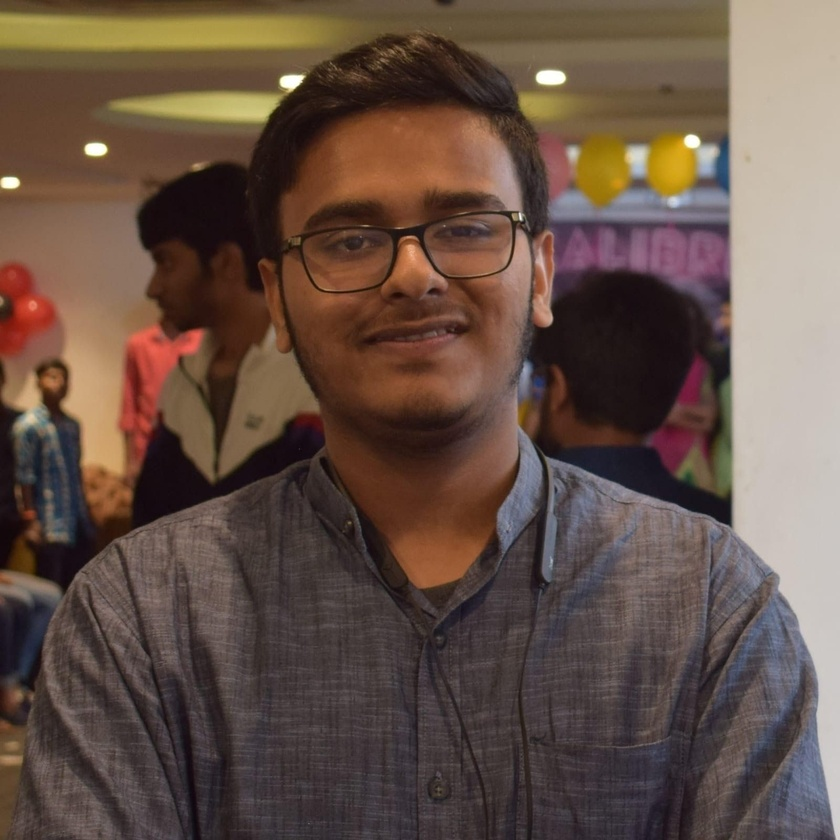
#> input picture rayan.jpg, 840 x 840 px, shrunk from 1600 x 1600 before the run
$ python opcv2.py
#> lines starting #> are read from the running program, lines starting #| are printed output that depends on the picture
import cv2

img = cv2.imread('rayan.jpg')
#> img is the input picture: shape (840, 840, 3); mean B, G, R 70.6, 81.1, 101
gray = cv2.imread('rayan.jpg',cv2.IMREAD_GRAYSCALE)
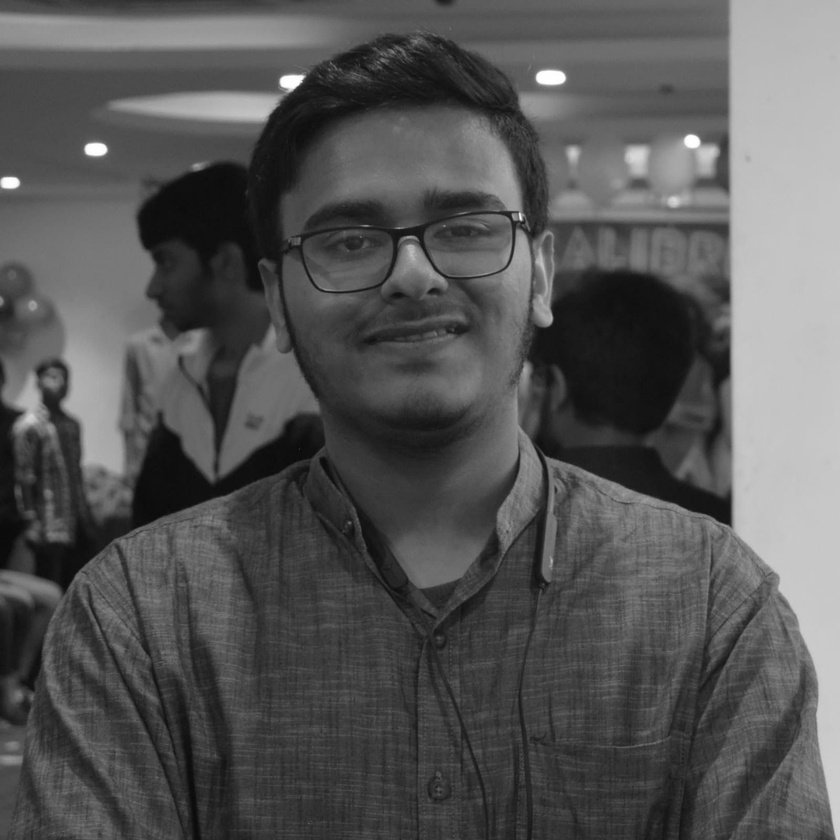
#> gray: shape (840, 840); min 9, max 255, mean 85.8

cv2.imshow(' gray pic' , gray)
cv2.imshow('profile pick' , img)

cv2.waitKey(0)

cv2.destroyAllWindows()
